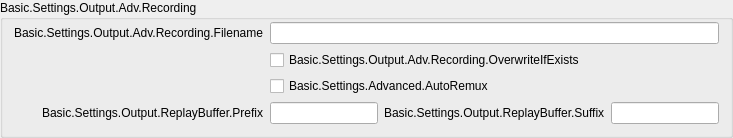
                 <widget class="QGroupBox" name="groupBox_6">
                  <property name="title">
                   <string>Basic.Settings.Output.Adv.Recording</string>
                  </property>
                  <layout class="QFormLayout" name="formLayout_17">
                   <property name="fieldGrowthPolicy">
                    <enum>QFormLayout::AllNonFixedFieldsGrow</enum>
                   </property>
                   <property name="labelAlignment">
                    <set>Qt::AlignRight|Qt::AlignTrailing|Qt::AlignVCenter</set>
                   </property>
                   <property name="topMargin">
                    <number>2</number>
                   </property>
                   <item row="0" column="0">
                    <widget class="QLabel" name="label_7">
                     <property name="text">
                      <string>Basic.Settings.Output.Adv.Recording.Filename</string>
                     </property>
                     <property name="buddy">
                      <cstring>filenameFormatting</cstring>
                     </property>
                    </widget>
                   </item>
                   <item row="0" column="1">
                    <widget class="QLineEdit" name="filenameFormatting"/>
                   </item>
                   <item row="1" column="1">
                    <widget class="QCheckBox" name="overwriteIfExists">
                     <property name="text">
                      <string>Basic.Settings.Output.Adv.Recording.OverwriteIfExists</string>
                     </property>
                    </widget>
                   </item>
                   <item row="3" column="1">
                    <layout class="QHBoxLayout" name="horizontalLayout_14">
                     <property name="leftMargin">
                      <number>0</number>
                     </property>
                     <property name="topMargin">
                      <number>0</number>
                     </property>
                     <property name="rightMargin">
                      <number>0</number>
                     </property>
                     <property name="bottomMargin">
                      <number>0</number>
                     </property>
                     <item>
                      <widget class="QLineEdit" name="simpleRBPrefix"/>
                     </item>
                     <item>
                      <widget class="QLabel" name="label_58">
                       <property name="text">
                        <string>Basic.Settings.Output.ReplayBuffer.Suffix</string>
                       </property>
                       <property name="buddy">
                        <cstring>simpleRBSuffix</cstring>
                       </property>
                      </widget>
                     </item>
                     <item>
                      <widget class="QLineEdit" name="simpleRBSuffix"/>
                     </item>
                    </layout>
                   </item>
                   <item row="3" column="0">
                    <widget class="QLabel" name="label_57">
                     <property name="text">
                      <string>Basic.Settings.Output.ReplayBuffer.Prefix</string>
                     </property>
                     <property name="buddy">
                      <cstring>simpleRBPrefix</cstring>
                     </property>
                    </widget>
                   </item>
                   <item row="1" column="0">
                    <spacer name="horizontalSpacer_10">
                     <property name="orientation">
                      <enum>Qt::Horizontal</enum>
                     </property>
                     <property name="sizeHint" stdset="0">
                      <size>
                       <width>170</width>
                       <height>20</height>
                      </size>
                     </property>
                    </spacer>
                   </item>
                   <item row="2" column="1">
                    <widget class="QCheckBox" name="autoRemux">
                     <property name="text">
                      <string>Basic.Settings.Advanced.AutoRemux</string>
                     </property>
                    </widget>
                   </item>
                   <item row="2" column="0">
                    <spacer name="horizontalSpacer_16">
                     <property name="orientation">
                      <enum>Qt::Horizontal</enum>
                     </property>
                     <property name="sizeHint" stdset="0">
                      <size>
                       <width>40</width>
                       <height>20</height>
                      </size>
                     </property>
                    </spacer>
                   </item>
                  </layout>
                 </widget>
